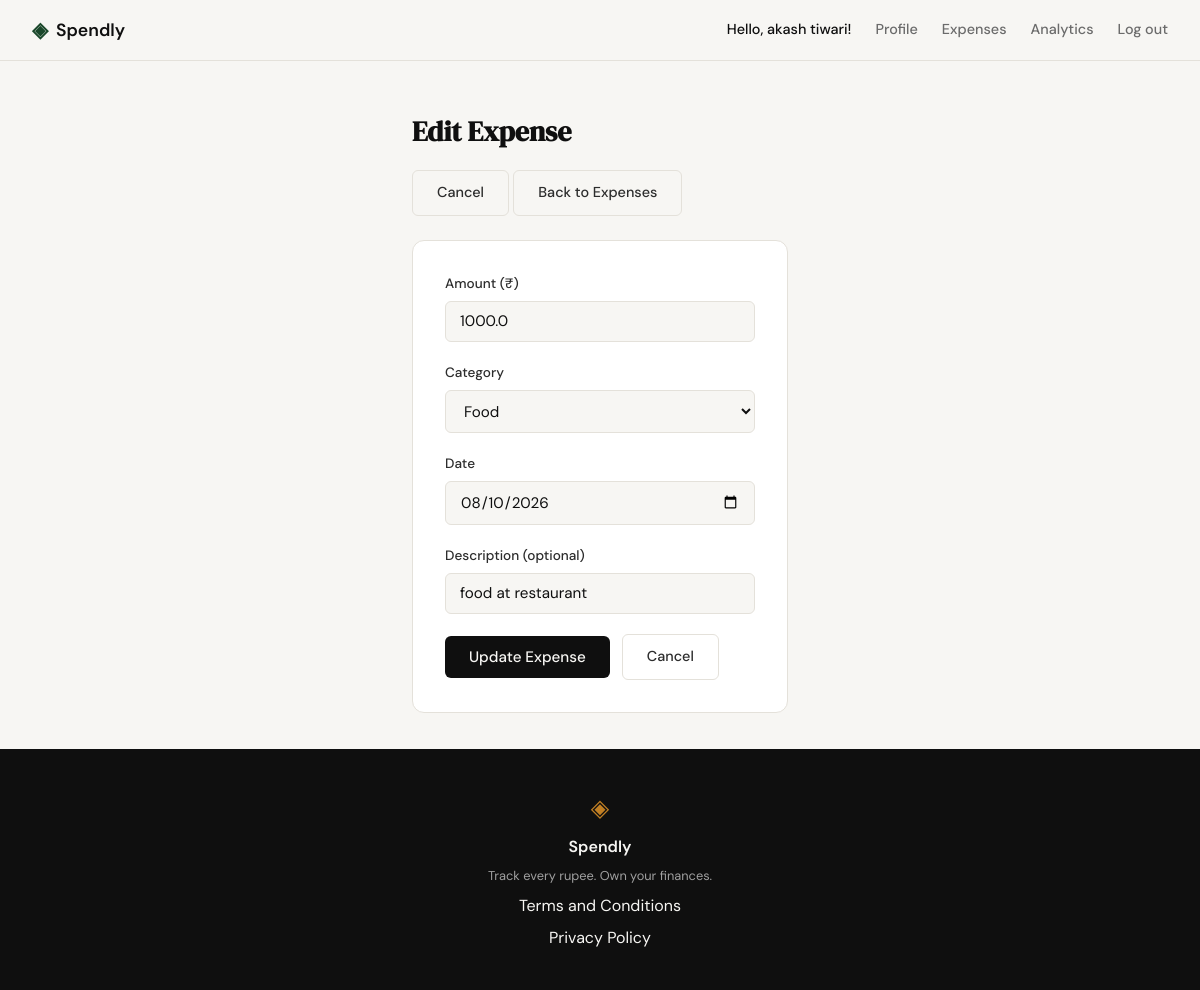
Page /expenses/18/edit (signed in) on the committed database.
### tables this page shows
CREATE TABLE expenses (
            id INTEGER PRIMARY KEY AUTOINCREMENT,
            user_id INTEGER NOT NULL,
            amount REAL NOT NULL,
            category TEXT NOT NULL,
            date TEXT NOT NULL,
            description TEXT,
            created_at TEXT DEFAULT CURRENT_TIMESTAMP,
            FOREIGN KEY (user_id) REFERENCES users (id) ON DELETE CASCADE
        );

### app.py (the view, shortened to what this page needs)
@app.route("/expenses/<int:id>/edit", methods=["GET", "POST"])
@login_required
def edit_expense(id):
    expense = get_expense_by_id_and_user(id, session['user_id'])
    if expense is None:
        flash("Expense not found.", "error")
        return redirect(url_for('expenses_index'))
    if request.method == "GET":
        return render_template("expenses/edit.html", expense=expense)

### app.py (called while the page is built)
def is_authenticated():
    return 'user_id' in session

def login_required(f):
    from functools import wraps
    @wraps(f)
    def decorated_function(*args, **kwargs):
        if not is_authenticated():
            flash('Please log in to access this page.', 'warning')
            return redirect(url_for('login'))
        return f(*args, **kwargs)
    return decorated_function

### database/db.py (called while the page is built)
def get_db():
    db = getattr(g, '_database', None)
    if db is None:
        database_path = current_app.config.get('DATABASE', DATABASE)
        db = g._database = sqlite3.connect(database_path)
        db.row_factory = sqlite3.Row
        db.execute("PRAGMA foreign_keys = ON")
    return db

def get_expense_by_id_and_user(expense_id, user_id):
    db = get_db()
    cursor = db.cursor()
    cursor.execute('''
        SELECT id, amount, category, date, description, created_at
        FROM expenses
        WHERE id = ? AND user_id = ?
    ''', (expense_id, user_id))
    return cursor.fetchone()

### templates/expenses/edit.html (shortened to what this page needs)
{% extends "base.html" %}
{% block content %}
<section class="expense-form-section">
    <div class="expense-form-header">
        <h1 class="expense-form-title">Edit Expense</h1>
        <div class="expense-form-actions">
            <a href="{{ url_for('expense_detail', id=expense.id) }}" class="btn-ghost">Cancel</a>
            <a href="{{ url_for('expenses_index') }}" class="btn-ghost">Back to Expenses</a>
        </div>
    </div>
    <form method="POST" action="{{ url_for('edit_expense', id=expense.id) }}" class="expense-form">
        <div class="form-group">
            <label for="amount">Amount (₹)</label>
            <input type="number"
                   id="amount"
                   name="amount"
                   step="0.01"
                   min="0.01"
                   value="{{ expense.amount }}"
                   class="form-input"
                   required>
        </div>
        <div class="form-group">
            <label for="category">Category</label>
            <select id="category" name="category" class="form-input" required>
                <option value="Food" {% if expense.category == 'Food' %}selected{% endif %}>Food</option>
            </select>
        </div>
        <div class="form-group">
            <label for="date">Date</label>
            <input type="date"
                   id="date"
                   name="date"
                   value="{{ expense.date }}"
                   class="form-input"
                   required>
        </div>
        <div class="form-group">
            <label for="description">Description (optional)</label>
            <input type="text"
                   id="description"
                   name="description"
                   value="{{ expense.description or '' }}"
                   class="form-input"
                   placeholder="Enter a brief description">
        </div>
        <div class="form-group">
            <button type="submit" class="btn-submit">Update Expense</button>
            <a href="{{ url_for('expense_detail', id=expense.id) }}" class="btn-ghost">Cancel</a>
        </div>
    </form>
</section>
{% endblock %}

### static/css/style.css (style rules this page uses)
:root { --ink: #0f0f0f; --ink-soft: #2d2d2d; --ink-muted: #6b6b6b; --ink-faint: #a0a0a0; --paper: #f7f6f3; --paper-warm: #f0ede6; --paper-card: #ffffff; --accent: #1a472a; --accent-light: #e8f0eb; --accent-2: #c17f24; --accent-2-light: #fdf3e3; --danger: #c0392b; --danger-light: #fdecea; --border: #e4e1da; --border-soft: #eeebe4; --font-display: 'DM Serif Display', Georgia, serif; --font-body: 'DM Sans', system-ui, sans-serif; --max-width: 1200px; --auth-width: 440px; --radius-sm: 6px; --radius-md: 12px; --radius-lg: 20px; }
*, *::before, *::after { box-sizing: border-box; margin: 0; padding: 0; }
html { font-size: 16px; scroll-behavior: smooth; }
body { background: var(--paper); color: var(--ink); font-family: var(--font-body); font-size: 1rem; line-height: 1.6; -webkit-font-smoothing: antialiased; }
a { color: inherit; text-decoration: none; }
.btn-ghost { display: inline-block; background: transparent; color: var(--ink-soft); padding: 0.65rem 1.5rem; border-radius: var(--radius-sm); font-size: 0.9rem; font-weight: 500; border: 1px solid var(--border); transition: all 0.2s; text-decoration: none; }
.form-group { margin-bottom: 1.25rem; }
.form-group label { display: block; font-size: 0.85rem; font-weight: 500; color: var(--ink-soft); margin-bottom: 0.4rem; }
.form-input { width: 100%; padding: 0.6rem 0.875rem; border: 1px solid var(--border); border-radius: var(--radius-sm); font-family: var(--font-body); font-size: 0.95rem; color: var(--ink); background: var(--paper); outline: none; transition: border-color 0.2s; }
.form-input::placeholder { color: var(--ink-faint); }
.btn-submit { width: 100%; padding: 0.7rem; background: var(--ink); color: var(--paper); border: none; border-radius: var(--radius-sm); font-family: var(--font-body); font-size: 0.95rem; font-weight: 500; cursor: pointer; transition: background 0.2s; margin-top: 0.5rem; }
.expense-form-section { max-width: var(--auth-width); margin: 3rem auto; padding: 0 2rem; }
.expense-form-header { display: flex; align-items: center; justify-content: space-between; gap: 1rem; margin-bottom: 1.5rem; flex-wrap: wrap; }
.expense-form-title { font-family: var(--font-display); font-size: 1.75rem; color: var(--ink); margin: 0; }
.expense-form { background: var(--paper-card); border: 1px solid var(--border); border-radius: var(--radius-md); padding: 2rem; }
.expense-form .form-group:last-child { display: flex; align-items: center; gap: 0.75rem; margin-bottom: 0; }
.expense-form .form-group:last-child .btn-submit { width: auto; flex: 0 0 auto; padding: 0.7rem 1.5rem; margin-top: 0; }
.expense-form .form-group:last-child .btn-ghost { width: auto; flex: 0 0 auto; }

### rows in the picture
expenses: amount "1000.0", category "Food", date "08/10/2026", description "food at restaurant"

### other values in the picture
{{ session.user_name }} "akash tiwari"
